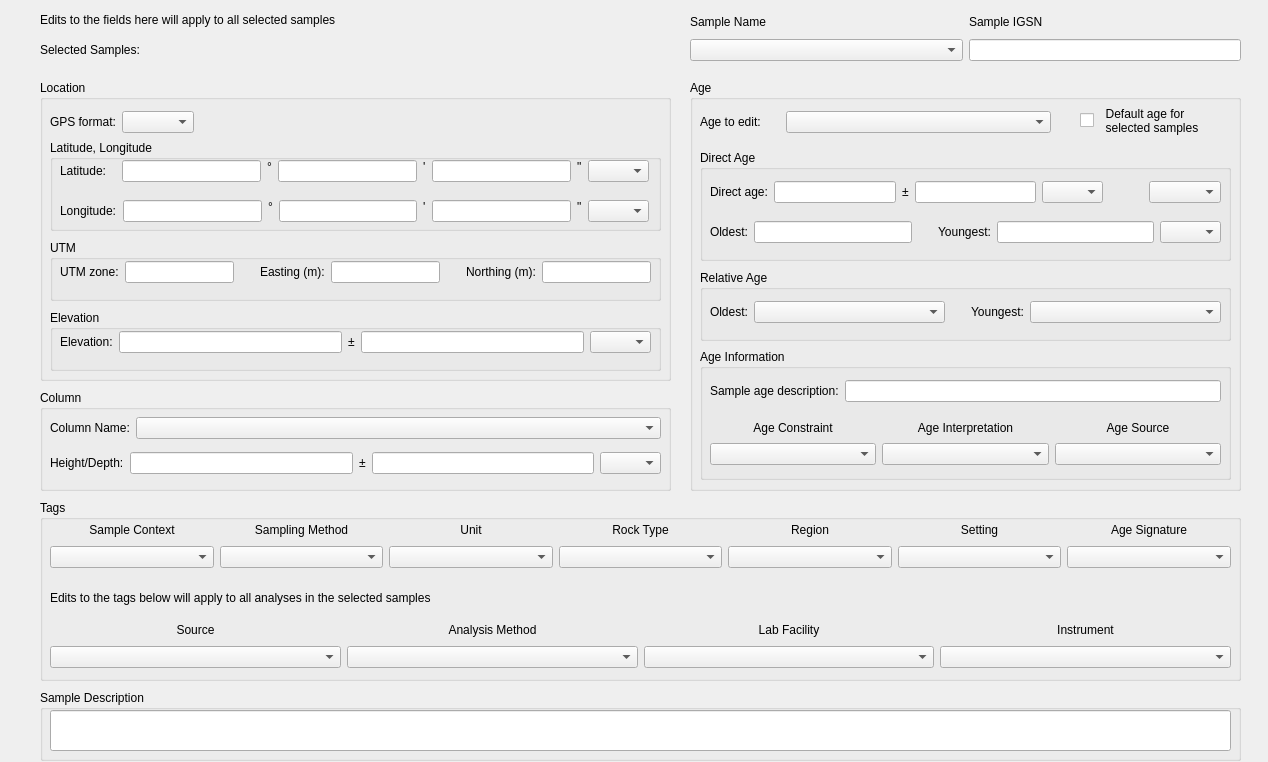
<?xml version="1.0" encoding="UTF-8"?>
<ui version="4.0">
 <class>Dialog</class>
 <widget class="QDialog" name="Dialog">
  <property name="geometry">
   <rect>
    <x>0</x>
    <y>0</y>
    <width>1268</width>
    <height>762</height>
   </rect>
  </property>
  <property name="windowTitle">
   <string>Dialog</string>
  </property>
  <widget class="QGroupBox" name="location_groupBox">
   <property name="geometry">
    <rect>
     <x>40</x>
     <y>80</y>
     <width>631</width>
     <height>301</height>
    </rect>
   </property>
   <property name="title">
    <string>Location</string>
   </property>
   <widget class="FocusGroupBox" name="latlon_groupBox">
    <property name="geometry">
     <rect>
      <x>10</x>
      <y>60</y>
      <width>611</width>
      <height>91</height>
     </rect>
    </property>
    <property name="title">
     <string>Latitude, Longitude</string>
    </property>
    <widget class="QWidget" name="layoutWidget">
     <property name="geometry">
      <rect>
       <x>10</x>
       <y>20</y>
       <width>589</width>
       <height>62</height>
      </rect>
     </property>
     <layout class="QVBoxLayout" name="verticalLayout">
      <item>
       <layout class="QHBoxLayout" name="horizontalLayout">
        <item>
         <widget class="QLabel" name="latitude_label">
          <property name="text">
           <string>Latitude:   </string>
          </property>
         </widget>
        </item>
        <item>
         <widget class="QLineEdit" name="lat_deg_lineEdit"/>
        </item>
        <item>
         <widget class="QLabel" name="lat_deg_label">
          <property name="text">
           <string>°</string>
          </property>
          <property name="alignment">
           <set>Qt::AlignLeading|Qt::AlignLeft|Qt::AlignTop</set>
          </property>
         </widget>
        </item>
        <item>
         <widget class="QLineEdit" name="lat_min_lineEdit"/>
        </item>
        <item>
         <widget class="QLabel" name="lat_min_label">
          <property name="text">
           <string>'</string>
          </property>
          <property name="alignment">
           <set>Qt::AlignLeading|Qt::AlignLeft|Qt::AlignTop</set>
          </property>
         </widget>
        </item>
        <item>
         <widget class="QLineEdit" name="lat_sec_lineEdit"/>
        </item>
        <item>
         <widget class="QLabel" name="lat_sec_label">
          <property name="text">
           <string>&quot;</string>
          </property>
          <property name="alignment">
           <set>Qt::AlignLeading|Qt::AlignLeft|Qt::AlignTop</set>
          </property>
         </widget>
        </item>
        <item>
         <widget class="QComboBox" name="lat_comboBox">
          <property name="sizePolicy">
           <sizepolicy hsizetype="Fixed" vsizetype="Fixed">
            <horstretch>0</horstretch>
            <verstretch>0</verstretch>
           </sizepolicy>
          </property>
          <property name="maximumSize">
           <size>
            <width>61</width>
            <height>16777215</height>
           </size>
          </property>
         </widget>
        </item>
       </layout>
      </item>
      <item>
       <spacer name="verticalSpacer">
        <property name="orientation">
         <enum>Qt::Vertical</enum>
        </property>
        <property name="sizeHint" stdset="0">
         <size>
          <width>20</width>
          <height>40</height>
         </size>
        </property>
       </spacer>
      </item>
      <item>
       <layout class="QHBoxLayout" name="horizontalLayout_2">
        <item>
         <widget class="QLabel" name="longitude_label">
          <property name="text">
           <string>Longitude:</string>
          </property>
         </widget>
        </item>
        <item>
         <widget class="QLineEdit" name="lon_deg_lineEdit"/>
        </item>
        <item>
         <widget class="QLabel" name="lon_deg_label">
          <property name="text">
           <string>°</string>
          </property>
          <property name="alignment">
           <set>Qt::AlignLeading|Qt::AlignLeft|Qt::AlignTop</set>
          </property>
         </widget>
        </item>
        <item>
         <widget class="QLineEdit" name="lon_min_lineEdit"/>
        </item>
        <item>
         <widget class="QLabel" name="lon_min_label">
          <property name="text">
           <string>'</string>
          </property>
          <property name="alignment">
           <set>Qt::AlignLeading|Qt::AlignLeft|Qt::AlignTop</set>
          </property>
         </widget>
        </item>
        <item>
         <widget class="QLineEdit" name="lon_sec_lineEdit"/>
        </item>
        <item>
         <widget class="QLabel" name="lon_sec_label">
          <property name="text">
           <string>&quot;</string>
          </property>
          <property name="alignment">
           <set>Qt::AlignLeading|Qt::AlignLeft|Qt::AlignTop</set>
          </property>
         </widget>
        </item>
        <item>
         <widget class="QComboBox" name="lon_comboBox">
          <property name="sizePolicy">
           <sizepolicy hsizetype="Fixed" vsizetype="Fixed">
            <horstretch>0</horstretch>
            <verstretch>0</verstretch>
           </sizepolicy>
          </property>
          <property name="maximumSize">
           <size>
            <width>61</width>
            <height>16777215</height>
           </size>
          </property>
         </widget>
        </item>
       </layout>
      </item>
     </layout>
    </widget>
   </widget>
   <widget class="FocusGroupBox" name="utm_groupBox">
    <property name="geometry">
     <rect>
      <x>10</x>
      <y>160</y>
      <width>611</width>
      <height>61</height>
     </rect>
    </property>
    <property name="title">
     <string>UTM</string>
    </property>
    <widget class="QWidget" name="layoutWidget">
     <property name="geometry">
      <rect>
       <x>10</x>
       <y>20</y>
       <width>591</width>
       <height>24</height>
      </rect>
     </property>
     <layout class="QHBoxLayout" name="horizontalLayout_10">
      <item>
       <widget class="QLabel" name="utm_zone_label">
        <property name="text">
         <string>UTM zone:</string>
        </property>
       </widget>
      </item>
      <item>
       <widget class="QLineEdit" name="utm_zone_lineEdit"/>
      </item>
      <item>
       <spacer name="horizontalSpacer_3">
        <property name="orientation">
         <enum>Qt::Horizontal</enum>
        </property>
        <property name="sizeType">
         <enum>QSizePolicy::Fixed</enum>
        </property>
        <property name="sizeHint" stdset="0">
         <size>
          <width>20</width>
          <height>20</height>
         </size>
        </property>
       </spacer>
      </item>
      <item>
       <widget class="QLabel" name="utm_e_label">
        <property name="text">
         <string>Easting (m):</string>
        </property>
       </widget>
      </item>
      <item>
       <widget class="QLineEdit" name="utm_e_lineEdit"/>
      </item>
      <item>
       <spacer name="horizontalSpacer_2">
        <property name="orientation">
         <enum>Qt::Horizontal</enum>
        </property>
        <property name="sizeType">
         <enum>QSizePolicy::Fixed</enum>
        </property>
        <property name="sizeHint" stdset="0">
         <size>
          <width>20</width>
          <height>20</height>
         </size>
        </property>
       </spacer>
      </item>
      <item>
       <widget class="QLabel" name="utm_n_label">
        <property name="text">
         <string>Northing (m):</string>
        </property>
       </widget>
      </item>
      <item>
       <widget class="QLineEdit" name="utm_n_lineEdit"/>
      </item>
     </layout>
    </widget>
   </widget>
   <widget class="FocusGroupBox" name="elev_groupBox">
    <property name="geometry">
     <rect>
      <x>10</x>
      <y>230</y>
      <width>611</width>
      <height>61</height>
     </rect>
    </property>
    <property name="title">
     <string>Elevation</string>
    </property>
    <widget class="QWidget" name="layoutWidget">
     <property name="geometry">
      <rect>
       <x>10</x>
       <y>20</y>
       <width>591</width>
       <height>24</height>
      </rect>
     </property>
     <layout class="QHBoxLayout" name="horizontalLayout_4">
      <item>
       <widget class="QLabel" name="elevation_label">
        <property name="text">
         <string>Elevation:</string>
        </property>
       </widget>
      </item>
      <item>
       <widget class="QLineEdit" name="elevation_lineEdit"/>
      </item>
      <item>
       <widget class="QLabel" name="elevation_error_label">
        <property name="text">
         <string>±</string>
        </property>
        <property name="alignment">
         <set>Qt::AlignCenter</set>
        </property>
       </widget>
      </item>
      <item>
       <widget class="QLineEdit" name="elevation_error_lineEdit"/>
      </item>
      <item>
       <widget class="QComboBox" name="elevation_unit_comboBox">
        <property name="sizePolicy">
         <sizepolicy hsizetype="Fixed" vsizetype="Fixed">
          <horstretch>0</horstretch>
          <verstretch>0</verstretch>
         </sizepolicy>
        </property>
        <property name="maximumSize">
         <size>
          <width>61</width>
          <height>16777215</height>
         </size>
        </property>
       </widget>
      </item>
     </layout>
    </widget>
   </widget>
   <widget class="QWidget" name="layoutWidget_2">
    <property name="geometry">
     <rect>
      <x>10</x>
      <y>30</y>
      <width>611</width>
      <height>24</height>
     </rect>
    </property>
    <layout class="QHBoxLayout" name="horizontalLayout_14">
     <item>
      <widget class="QLabel" name="gps_format_label">
       <property name="sizePolicy">
        <sizepolicy hsizetype="Preferred" vsizetype="Preferred">
         <horstretch>0</horstretch>
         <verstretch>0</verstretch>
        </sizepolicy>
       </property>
       <property name="maximumSize">
        <size>
         <width>80</width>
         <height>16777215</height>
        </size>
       </property>
       <property name="text">
        <string>GPS format:</string>
       </property>
      </widget>
     </item>
     <item>
      <widget class="QComboBox" name="gps_format_comboBox"/>
     </item>
     <item>
      <spacer name="horizontalSpacer_7">
       <property name="orientation">
        <enum>Qt::Horizontal</enum>
       </property>
       <property name="sizeHint" stdset="0">
        <size>
         <width>40</width>
         <height>20</height>
        </size>
       </property>
      </spacer>
     </item>
    </layout>
   </widget>
  </widget>
  <widget class="QGroupBox" name="age_groupBox">
   <property name="geometry">
    <rect>
     <x>690</x>
     <y>80</y>
     <width>551</width>
     <height>411</height>
    </rect>
   </property>
   <property name="title">
    <string>Age</string>
   </property>
   <widget class="FocusGroupBox" name="relative_age_groupBox">
    <property name="geometry">
     <rect>
      <x>10</x>
      <y>190</y>
      <width>531</width>
      <height>71</height>
     </rect>
    </property>
    <property name="title">
     <string>Relative Age</string>
    </property>
    <widget class="QWidget" name="layoutWidget">
     <property name="geometry">
      <rect>
       <x>10</x>
       <y>30</y>
       <width>511</width>
       <height>24</height>
      </rect>
     </property>
     <layout class="QHBoxLayout" name="horizontalLayout_3">
      <item>
       <widget class="QLabel" name="oldest_rel_label">
        <property name="sizePolicy">
         <sizepolicy hsizetype="Fixed" vsizetype="Preferred">
          <horstretch>0</horstretch>
          <verstretch>0</verstretch>
         </sizepolicy>
        </property>
        <property name="text">
         <string>Oldest:</string>
        </property>
       </widget>
      </item>
      <item>
       <widget class="TreeCombobox" name="oldest_rel_comboBox"/>
      </item>
      <item>
       <spacer name="horizontalSpacer">
        <property name="orientation">
         <enum>Qt::Horizontal</enum>
        </property>
        <property name="sizeType">
         <enum>QSizePolicy::Fixed</enum>
        </property>
        <property name="sizeHint" stdset="0">
         <size>
          <width>20</width>
          <height>20</height>
         </size>
        </property>
       </spacer>
      </item>
      <item>
       <widget class="QLabel" name="youngest_rel_label">
        <property name="sizePolicy">
         <sizepolicy hsizetype="Fixed" vsizetype="Preferred">
          <horstretch>0</horstretch>
          <verstretch>0</verstretch>
         </sizepolicy>
        </property>
        <property name="text">
         <string>Youngest:</string>
        </property>
       </widget>
      </item>
      <item>
       <widget class="TreeCombobox" name="youngest_rel_comboBox"/>
      </item>
     </layout>
    </widget>
   </widget>
   <widget class="FocusGroupBox" name="direct_age_groupBox">
    <property name="geometry">
     <rect>
      <x>10</x>
      <y>70</y>
      <width>531</width>
      <height>111</height>
     </rect>
    </property>
    <property name="title">
     <string>Direct Age</string>
    </property>
    <widget class="QWidget" name="layoutWidget">
     <property name="geometry">
      <rect>
       <x>10</x>
       <y>70</y>
       <width>511</width>
       <height>24</height>
      </rect>
     </property>
     <layout class="QHBoxLayout" name="horizontalLayout_5">
      <item>
       <widget class="QLabel" name="oldest_direct_label">
        <property name="text">
         <string>Oldest:</string>
        </property>
       </widget>
      </item>
      <item>
       <widget class="QLineEdit" name="oldest_direct_lineEdit"/>
      </item>
      <item>
       <spacer name="horizontalSpacer_6">
        <property name="orientation">
         <enum>Qt::Horizontal</enum>
        </property>
        <property name="sizeType">
         <enum>QSizePolicy::Fixed</enum>
        </property>
        <property name="sizeHint" stdset="0">
         <size>
          <width>20</width>
          <height>20</height>
         </size>
        </property>
       </spacer>
      </item>
      <item>
       <widget class="QLabel" name="youngest_direct_label">
        <property name="text">
         <string>Youngest:</string>
        </property>
       </widget>
      </item>
      <item>
       <widget class="QLineEdit" name="youngest_direct_lineEdit"/>
      </item>
      <item>
       <widget class="QComboBox" name="direct_unit_comboBox">
        <property name="sizePolicy">
         <sizepolicy hsizetype="Fixed" vsizetype="Fixed">
          <horstretch>0</horstretch>
          <verstretch>0</verstretch>
         </sizepolicy>
        </property>
        <property name="maximumSize">
         <size>
          <width>61</width>
          <height>16777215</height>
         </size>
        </property>
        <property name="baseSize">
         <size>
          <width>60</width>
          <height>22</height>
         </size>
        </property>
       </widget>
      </item>
     </layout>
    </widget>
    <widget class="QWidget" name="layoutWidget">
     <property name="geometry">
      <rect>
       <x>10</x>
       <y>30</y>
       <width>511</width>
       <height>24</height>
      </rect>
     </property>
     <layout class="QHBoxLayout" name="horizontalLayout_6">
      <item>
       <widget class="QLabel" name="direct_age_label">
        <property name="text">
         <string>Direct age:</string>
        </property>
       </widget>
      </item>
      <item>
       <widget class="QLineEdit" name="direct_age_lineEdit"/>
      </item>
      <item>
       <widget class="QLabel" name="best_age_error_label">
        <property name="text">
         <string>±</string>
        </property>
        <property name="alignment">
         <set>Qt::AlignCenter</set>
        </property>
       </widget>
      </item>
      <item>
       <widget class="QLineEdit" name="direct_age_error_lineEdit"/>
      </item>
      <item>
       <widget class="QComboBox" name="direct_age_unit_comboBox">
        <property name="sizePolicy">
         <sizepolicy hsizetype="Fixed" vsizetype="Fixed">
          <horstretch>0</horstretch>
          <verstretch>0</verstretch>
         </sizepolicy>
        </property>
        <property name="maximumSize">
         <size>
          <width>61</width>
          <height>16777215</height>
         </size>
        </property>
       </widget>
      </item>
      <item>
       <spacer name="horizontalSpacer_4">
        <property name="orientation">
         <enum>Qt::Horizontal</enum>
        </property>
        <property name="sizeType">
         <enum>QSizePolicy::Fixed</enum>
        </property>
        <property name="sizeHint" stdset="0">
         <size>
          <width>40</width>
          <height>20</height>
         </size>
        </property>
       </spacer>
      </item>
      <item>
       <widget class="QComboBox" name="direct_age_error_type_comboBox"/>
      </item>
     </layout>
    </widget>
   </widget>
   <widget class="FocusGroupBox" name="age_information_groupBox">
    <property name="geometry">
     <rect>
      <x>10</x>
      <y>269</y>
      <width>531</width>
      <height>131</height>
     </rect>
    </property>
    <property name="title">
     <string>Age Information</string>
    </property>
    <widget class="QWidget" name="">
     <property name="geometry">
      <rect>
       <x>10</x>
       <y>70</y>
       <width>511</width>
       <height>46</height>
      </rect>
     </property>
     <layout class="QGridLayout" name="gridLayout">
      <item row="1" column="0">
       <widget class="CheckableTreeCombobox" name="age_constraint_comboBox"/>
      </item>
      <item row="1" column="1">
       <widget class="CheckableTreeCombobox" name="age_interpretation_comboBox"/>
      </item>
      <item row="1" column="2">
       <widget class="CheckableComboBox" name="age_source_comboBox"/>
      </item>
      <item row="0" column="0">
       <widget class="QLabel" name="age_constraint_label">
        <property name="text">
         <string>Age Constraint</string>
        </property>
        <property name="alignment">
         <set>Qt::AlignCenter</set>
        </property>
       </widget>
      </item>
      <item row="0" column="1">
       <widget class="QLabel" name="age_interpretation_label">
        <property name="text">
         <string>Age Interpretation</string>
        </property>
        <property name="alignment">
         <set>Qt::AlignCenter</set>
        </property>
       </widget>
      </item>
      <item row="0" column="2">
       <widget class="QLabel" name="age_source_label">
        <property name="text">
         <string>Age Source</string>
        </property>
        <property name="alignment">
         <set>Qt::AlignCenter</set>
        </property>
       </widget>
      </item>
     </layout>
    </widget>
    <widget class="QWidget" name="">
     <property name="geometry">
      <rect>
       <x>10</x>
       <y>30</y>
       <width>511</width>
       <height>24</height>
      </rect>
     </property>
     <layout class="QHBoxLayout" name="horizontalLayout_15">
      <item>
       <widget class="QLabel" name="age_description_label">
        <property name="text">
         <string>Sample age description:</string>
        </property>
       </widget>
      </item>
      <item>
       <widget class="QLineEdit" name="age_description_lineEdit"/>
      </item>
     </layout>
    </widget>
   </widget>
   <widget class="QCheckBox" name="default_age_checkBox">
    <property name="geometry">
     <rect>
      <x>390</x>
      <y>20</y>
      <width>141</width>
      <height>41</height>
     </rect>
    </property>
    <property name="text">
     <string>  Default age for
  selected samples</string>
    </property>
   </widget>
   <widget class="QWidget" name="">
    <property name="geometry">
     <rect>
      <x>10</x>
      <y>30</y>
      <width>351</width>
      <height>24</height>
     </rect>
    </property>
    <layout class="QHBoxLayout" name="horizontalLayout_13">
     <item>
      <widget class="QLabel" name="edit_age_label">
       <property name="sizePolicy">
        <sizepolicy hsizetype="Preferred" vsizetype="Preferred">
         <horstretch>0</horstretch>
         <verstretch>0</verstretch>
        </sizepolicy>
       </property>
       <property name="maximumSize">
        <size>
         <width>80</width>
         <height>16777215</height>
        </size>
       </property>
       <property name="text">
        <string>Age to edit:</string>
       </property>
      </widget>
     </item>
     <item>
      <widget class="QComboBox" name="edit_age_comboBox"/>
     </item>
    </layout>
   </widget>
  </widget>
  <widget class="FocusGroupBox" name="column_groupBox">
   <property name="geometry">
    <rect>
     <x>40</x>
     <y>390</y>
     <width>631</width>
     <height>101</height>
    </rect>
   </property>
   <property name="title">
    <string>Column</string>
   </property>
   <widget class="QWidget" name="">
    <property name="geometry">
     <rect>
      <x>10</x>
      <y>20</y>
      <width>611</width>
      <height>71</height>
     </rect>
    </property>
    <layout class="QVBoxLayout" name="verticalLayout_13">
     <item>
      <layout class="QHBoxLayout" name="horizontalLayout_8">
       <item>
        <widget class="QLabel" name="column_name_label">
         <property name="sizePolicy">
          <sizepolicy hsizetype="Fixed" vsizetype="Preferred">
           <horstretch>0</horstretch>
           <verstretch>0</verstretch>
          </sizepolicy>
         </property>
         <property name="text">
          <string>Column Name:</string>
         </property>
        </widget>
       </item>
       <item>
        <widget class="QComboBox" name="column_name_comboBox"/>
       </item>
      </layout>
     </item>
     <item>
      <layout class="QHBoxLayout" name="horizontalLayout_7">
       <item>
        <widget class="QLabel" name="height_depth_label">
         <property name="sizePolicy">
          <sizepolicy hsizetype="Fixed" vsizetype="Preferred">
           <horstretch>0</horstretch>
           <verstretch>0</verstretch>
          </sizepolicy>
         </property>
         <property name="text">
          <string>Height/Depth:</string>
         </property>
        </widget>
       </item>
       <item>
        <widget class="QLineEdit" name="height_depth_lineEdit"/>
       </item>
       <item>
        <widget class="QLabel" name="height_depth_error_label">
         <property name="text">
          <string>±</string>
         </property>
         <property name="alignment">
          <set>Qt::AlignCenter</set>
         </property>
        </widget>
       </item>
       <item>
        <widget class="QLineEdit" name="height_depth_error_lineEdit"/>
       </item>
       <item>
        <widget class="QComboBox" name="height_depth_unit_comboBox">
         <property name="sizePolicy">
          <sizepolicy hsizetype="Fixed" vsizetype="Fixed">
           <horstretch>0</horstretch>
           <verstretch>0</verstretch>
          </sizepolicy>
         </property>
         <property name="maximumSize">
          <size>
           <width>61</width>
           <height>16777215</height>
          </size>
         </property>
        </widget>
       </item>
      </layout>
     </item>
    </layout>
   </widget>
  </widget>
  <widget class="QGroupBox" name="tags_groupBox">
   <property name="geometry">
    <rect>
     <x>40</x>
     <y>500</y>
     <width>1201</width>
     <height>181</height>
    </rect>
   </property>
   <property name="title">
    <string>Tags</string>
   </property>
   <widget class="QLabel" name="label">
    <property name="geometry">
     <rect>
      <x>10</x>
      <y>90</y>
      <width>591</width>
      <height>16</height>
     </rect>
    </property>
    <property name="text">
     <string>Edits to the tags below will apply to all analyses in the selected samples</string>
    </property>
   </widget>
   <widget class="QWidget" name="layoutWidget_7">
    <property name="geometry">
     <rect>
      <x>10</x>
      <y>120</y>
      <width>1181</width>
      <height>48</height>
     </rect>
    </property>
    <layout class="QHBoxLayout" name="horizontalLayout_11">
     <item>
      <layout class="QVBoxLayout" name="verticalLayout_9">
       <item>
        <widget class="QLabel" name="source_label">
         <property name="text">
          <string>Source</string>
         </property>
         <property name="alignment">
          <set>Qt::AlignCenter</set>
         </property>
        </widget>
       </item>
       <item>
        <widget class="CheckableComboBox" name="source_comboBox"/>
       </item>
      </layout>
     </item>
     <item>
      <layout class="QVBoxLayout" name="verticalLayout_10">
       <item>
        <widget class="QLabel" name="analysis_method_label">
         <property name="text">
          <string>Analysis Method</string>
         </property>
         <property name="alignment">
          <set>Qt::AlignCenter</set>
         </property>
        </widget>
       </item>
       <item>
        <widget class="CheckableTreeCombobox" name="analysis_method_comboBox"/>
       </item>
      </layout>
     </item>
     <item>
      <layout class="QVBoxLayout" name="verticalLayout_11">
       <item>
        <widget class="QLabel" name="lab_facility_label">
         <property name="text">
          <string>Lab Facility</string>
         </property>
         <property name="alignment">
          <set>Qt::AlignCenter</set>
         </property>
        </widget>
       </item>
       <item>
        <widget class="CheckableComboBox" name="lab_facility_comboBox"/>
       </item>
      </layout>
     </item>
     <item>
      <layout class="QVBoxLayout" name="verticalLayout_12">
       <item>
        <widget class="QLabel" name="instrument_label">
         <property name="text">
          <string>Instrument</string>
         </property>
         <property name="alignment">
          <set>Qt::AlignCenter</set>
         </property>
        </widget>
       </item>
       <item>
        <widget class="CheckableComboBox" name="instrument_comboBox"/>
       </item>
      </layout>
     </item>
    </layout>
   </widget>
   <widget class="QWidget" name="layoutWidget">
    <property name="geometry">
     <rect>
      <x>10</x>
      <y>20</y>
      <width>1181</width>
      <height>48</height>
     </rect>
    </property>
    <layout class="QHBoxLayout" name="horizontalLayout_9">
     <item>
      <layout class="QVBoxLayout" name="verticalLayout_2">
       <item>
        <widget class="QLabel" name="sample_context_label">
         <property name="text">
          <string>Sample Context</string>
         </property>
         <property name="alignment">
          <set>Qt::AlignCenter</set>
         </property>
        </widget>
       </item>
       <item>
        <widget class="CheckableTreeCombobox" name="sample_context_comboBox"/>
       </item>
      </layout>
     </item>
     <item>
      <layout class="QVBoxLayout" name="verticalLayout_3">
       <item>
        <widget class="QLabel" name="sampling_method_label">
         <property name="text">
          <string>Sampling Method</string>
         </property>
         <property name="alignment">
          <set>Qt::AlignCenter</set>
         </property>
        </widget>
       </item>
       <item>
        <widget class="CheckableTreeCombobox" name="sampling_method_comboBox"/>
       </item>
      </layout>
     </item>
     <item>
      <layout class="QVBoxLayout" name="verticalLayout_4">
       <item>
        <widget class="QLabel" name="unit_label">
         <property name="text">
          <string>Unit</string>
         </property>
         <property name="alignment">
          <set>Qt::AlignCenter</set>
         </property>
        </widget>
       </item>
       <item>
        <widget class="CheckableTreeCombobox" name="unit_comboBox"/>
       </item>
      </layout>
     </item>
     <item>
      <layout class="QVBoxLayout" name="verticalLayout_5">
       <item>
        <widget class="QLabel" name="rock_type_label">
         <property name="text">
          <string>Rock Type</string>
         </property>
         <property name="alignment">
          <set>Qt::AlignCenter</set>
         </property>
        </widget>
       </item>
       <item>
        <widget class="CheckableTreeCombobox" name="rock_type_comboBox"/>
       </item>
      </layout>
     </item>
     <item>
      <layout class="QVBoxLayout" name="verticalLayout_6">
       <item>
        <widget class="QLabel" name="region_label">
         <property name="text">
          <string>Region</string>
         </property>
         <property name="alignment">
          <set>Qt::AlignCenter</set>
         </property>
        </widget>
       </item>
       <item>
        <widget class="CheckableTreeCombobox" name="region_comboBox"/>
       </item>
      </layout>
     </item>
     <item>
      <layout class="QVBoxLayout" name="verticalLayout_7">
       <item>
        <widget class="QLabel" name="setting_label">
         <property name="text">
          <string>Setting</string>
         </property>
         <property name="alignment">
          <set>Qt::AlignCenter</set>
         </property>
        </widget>
       </item>
       <item>
        <widget class="CheckableTreeCombobox" name="setting_comboBox"/>
       </item>
      </layout>
     </item>
     <item>
      <layout class="QVBoxLayout" name="verticalLayout_8">
       <item>
        <widget class="QLabel" name="age_signature_label">
         <property name="text">
          <string>Age Signature</string>
         </property>
         <property name="alignment">
          <set>Qt::AlignCenter</set>
         </property>
        </widget>
       </item>
       <item>
        <widget class="CheckableTreeCombobox" name="age_signature_comboBox"/>
       </item>
      </layout>
     </item>
    </layout>
   </widget>
  </widget>
  <widget class="QLabel" name="selected_sample_label">
   <property name="geometry">
    <rect>
     <x>40</x>
     <y>40</y>
     <width>641</width>
     <height>20</height>
    </rect>
   </property>
   <property name="text">
    <string>Selected Samples:</string>
   </property>
  </widget>
  <widget class="QGroupBox" name="sample_description_groupBox">
   <property name="geometry">
    <rect>
     <x>40</x>
     <y>690</y>
     <width>1201</width>
     <height>71</height>
    </rect>
   </property>
   <property name="title">
    <string>Sample Description</string>
   </property>
   <widget class="QLineEdit" name="sample_description_lineEdit">
    <property name="geometry">
     <rect>
      <x>10</x>
      <y>20</y>
      <width>1181</width>
      <height>41</height>
     </rect>
    </property>
   </widget>
  </widget>
  <widget class="QLabel" name="label_3">
   <property name="geometry">
    <rect>
     <x>40</x>
     <y>10</y>
     <width>651</width>
     <height>20</height>
    </rect>
   </property>
   <property name="text">
    <string>Edits to the fields here will apply to all selected samples</string>
   </property>
  </widget>
  <widget class="QWidget" name="layoutWidget">
   <property name="geometry">
    <rect>
     <x>42</x>
     <y>780</y>
     <width>1201</width>
     <height>30</height>
    </rect>
   </property>
   <layout class="QHBoxLayout" name="horizontalLayout_12">
    <item>
     <spacer name="horizontalSpacer_5">
      <property name="orientation">
       <enum>Qt::Horizontal</enum>
      </property>
      <property name="sizeHint" stdset="0">
       <size>
        <width>998</width>
        <height>20</height>
       </size>
      </property>
     </spacer>
    </item>
    <item>
     <widget class="QPushButton" name="cancel_pushButton">
      <property name="text">
       <string>Cancel</string>
      </property>
     </widget>
    </item>
    <item>
     <widget class="QPushButton" name="commit_pushButton">
      <property name="text">
       <string>Commit</string>
      </property>
     </widget>
    </item>
   </layout>
  </widget>
  <widget class="QWidget" name="">
   <property name="geometry">
    <rect>
     <x>690</x>
     <y>10</y>
     <width>551</width>
     <height>51</height>
    </rect>
   </property>
   <layout class="QGridLayout" name="gridLayout_2">
    <item row="0" column="0">
     <widget class="QLabel" name="sample_name_label">
      <property name="text">
       <string>Sample Name</string>
      </property>
     </widget>
    </item>
    <item row="0" column="1">
     <widget class="QLabel" name="sample_igsn_label">
      <property name="text">
       <string>Sample IGSN</string>
      </property>
     </widget>
    </item>
    <item row="1" column="0">
     <widget class="CheckableComboBox" name="sample_name_comboBox">
      <property name="sizePolicy">
       <sizepolicy hsizetype="Preferred" vsizetype="Fixed">
        <horstretch>0</horstretch>
        <verstretch>0</verstretch>
       </sizepolicy>
      </property>
      <property name="placeholderText">
       <string>Select samples to edit</string>
      </property>
     </widget>
    </item>
    <item row="1" column="1">
     <widget class="QLineEdit" name="sample_igsn_lineEdit">
      <property name="sizePolicy">
       <sizepolicy hsizetype="Preferred" vsizetype="Fixed">
        <horstretch>0</horstretch>
        <verstretch>0</verstretch>
       </sizepolicy>
      </property>
     </widget>
    </item>
   </layout>
  </widget>
 </widget>
 <customwidgets>
  <customwidget>
   <class>TreeCombobox</class>
   <extends>QComboBox</extends>
   <header>Functions/Tree_classes.h</header>
  </customwidget>
  <customwidget>
   <class>CheckableTreeCombobox</class>
   <extends>QComboBox</extends>
   <header>Functions/Tree_classes.h</header>
  </customwidget>
  <customwidget>
   <class>CheckableComboBox</class>
   <extends>QComboBox</extends>
   <header location="global">Functions/Table_classes.h</header>
  </customwidget>
  <customwidget>
   <class>FocusGroupBox</class>
   <extends>QGroupBox</extends>
   <header>Functions/Widget_classes.h</header>
   <container>1</container>
  </customwidget>
 </customwidgets>
 <resources/>
 <connections/>
</ui>
